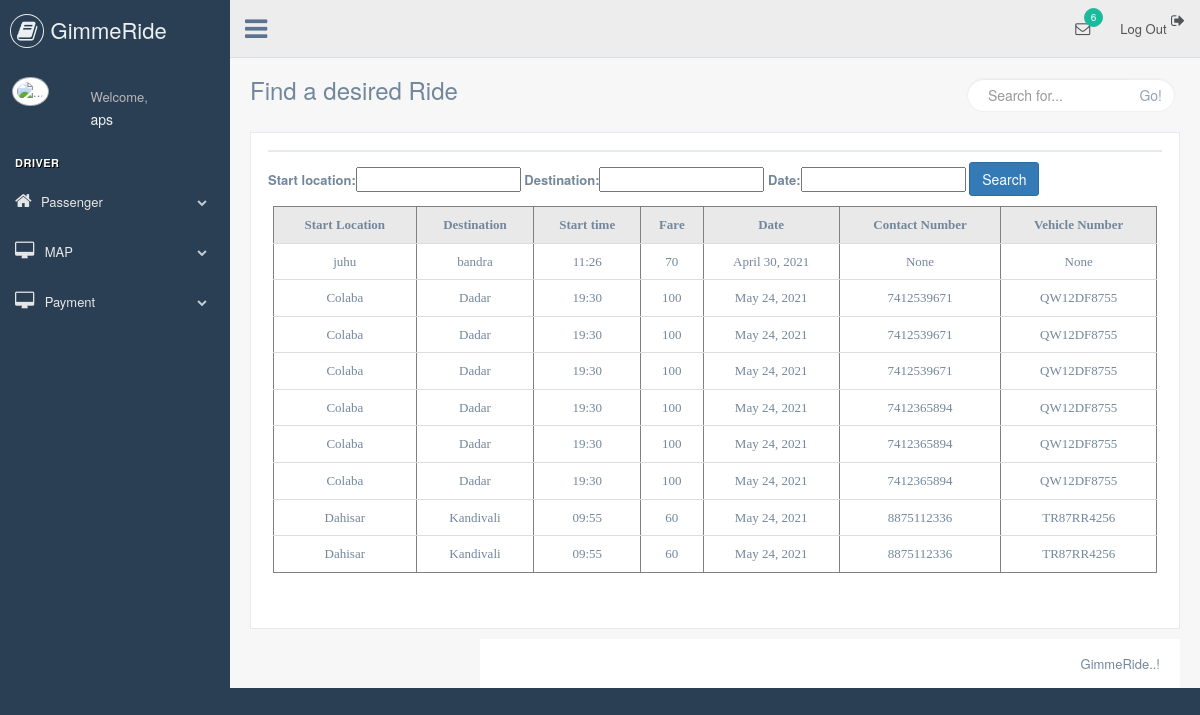
The app's page /driver/bikerender/ (signed in) with its own data.
### driver2/models.py (models this page shows, shortened)
class Bikeformmodel(models.Model):
    user = models.ForeignKey(User,null=True,on_delete=models.CASCADE)
    start_location = models.CharField(max_length=255)
    destination = models.CharField(max_length=255)
    start_time = models.CharField(null=True,max_length=255)
    journey_time = models.CharField(null=True,max_length=255)
    fare = models.IntegerField(null=True)
    date =  models.DateField(null=True)
    capacity = models.IntegerField(default='1',editable=False)
    contact_Number = models.IntegerField(null=True,max_length=10)
    vehicle_Number = models.CharField(null=True,max_length=10)
    license = models.ImageField(null=True,blank=True)

### driver/views.py (the view, shortened to what this page needs)
# urls.py: path('bikerender/', views.bikerender, name="bikerender"),
def bikerender(request):
    form = BikeformmodelForm()
    bikeformmodels = Bikeformmodel.objects.all()
    myfilter2 = Bikeformfilter(request.GET, queryset=bikeformmodels)
    bikeformmodels = myfilter2.qs
    context = {'bikeformmodels':bikeformmodels, 'myfilter2':myfilter2}
    return render(request, 'driver/bikerender.html', context)

### driver/templates/driver/bikerender.html (shortened to what this page needs)
{% load static %}
<!DOCTYPE html>
<html lang="en">
<head>
    <link href="{% static 'css/bootstrap.min.css' %}" rel="stylesheet">
    <link href="{% static 'css/font-awesome.min.css' %}" rel="stylesheet">
    <link href="{% static 'css/nprogress.css' %}" rel="stylesheet">
    <link href="{% static 'css/custom.min.css' %}" rel="stylesheet">
</head>
<body class="nav-md">
<div class="container body">
    <div class="main_container">
        <div class="col-md-3 left_col">
            <div class="left_col scroll-view">
                <div class="navbar nav_title" style="border: 0;">
                    <a href="#" class="site_title"><i class="fa fa-book"></i> <span>GimmeRide</span></a>
                </div>
                <div class="profile clearfix">
                    <div class="profile_pic">
                        <img src="images/img.jpg" alt="..." class="img-circle profile_img">
                    </div>
                    <div class="profile_info">
                        <span>Welcome,</span>
                        <h2>{{request.user}}</h2>
                    </div>
                    <div class="clearfix"></div>
                </div>
                <br/>
                <div id="sidebar-menu" class="main_menu_side hidden-print main_menu">
                    <div class="menu_section">
                        <h3>Driver</h3>
                        <ul class="nav side-menu">
                        <li class="dropdown"><a class="dropdown-toggle" data-toggle="dropdown"><i class="fa fa-home"></i>Passenger<span class="fa fa-chevron-down"></span></a>
                    </li>
                        <li><a href="{% url 'map2' %}"><i class="fa fa-desktop"></i> MAP <span
                                    class="fa fa-chevron-down"></span></a>
                        </li>
                        <li><a href="#"><i class="fa fa-desktop"></i> Payment <span
                                    class="fa fa-chevron-down"></span></a>
                        </li>
                        </ul>
                    </div>
                </div>
            </div>
        </div>
        <div class="top_nav">
            <div class="nav_menu">
                <nav>
                    <div class="nav toggle">
                        <a id="menu_toggle"><i class="fa fa-bars"></i></a>
                    </div>
                    <ul class="nav navbar-nav navbar-right">
                        <li class="">
                                <li><a href="{% url 'logout2' %}"><i class="fa fa-sign-out pull-right"></i> Log Out</a></li>
                        </li>
                        <li role="presentation" class="dropdown">
                            <a href="javascript:;" class="dropdown-toggle info-number" data-toggle="dropdown"
                               aria-expanded="false">
                                <i class="fa fa-envelope-o"></i>
                                <span class="badge bg-green">6</span>
                            </a>
                        </li>
                    </ul>
                </nav>
            </div>
        </div>
        <div class="right_col" role="main">
            <div class="">
                <div class="page-title">
                    <div class="title_left">
                        <h3>Find a desired Ride</h3>
                    </div>
                    <div class="title_right">
                        <div class="col-md-5 col-sm-5 col-xs-12 form-group pull-right top_search">
                            <div class="input-group">
                                <input type="text" class="form-control" placeholder="Search for...">
                    <span class="input-group-btn">
                      <button class="btn btn-default" type="button">Go!</button>
                    </span>
                            </div>
                        </div>
                    </div>
                </div>
                <div class="clearfix"></div>
                <div class="row" style="min-height:500px">
                    <div class="col-md-12 col-sm-12 col-xs-12">
                        <div class="x_panel">
                            <div class="x_title">
                            </div>
                            <div class="card card-body">
                                <form method="get">
                                    {{myfilter2.form}}
                                <button class="btn btn-primary" type="submit">Search</button>
                                </form>
                            <div class="x_content">
                            <div class ="container h-100">
                                <div class="table-responsive">
                                        <table class="table table-hover" align="center" cellpadding="5" cellspacing="0" border="1">
                                            <thead class="thead-dark">
                                                <tr bgcolor="#E9E9E9">
                                                    <td align = "center"><b><font style = "font-family: avenir" >Start Location</font></b></td>
                                                    <td align = "center"><b><font style = "font-family: avenir" >Destination</font></b></td>
                                                    <td align = "center"><b><font style = "font-family: avenir" >Start time</font></b></td>
                                                    <td align = "center"><b><font style = "font-family: avenir" >Fare</font></b></td>
                                                    <td align = "center"><b><font style = "font-family: avenir" >Date</font></b></td>
                                                    <td align = "center"><b><font style = "font-family: avenir" >Contact Number</font></b></td>
                                                    <td align = "center"><b><font style = "font-family: avenir" >Vehicle Number</font></b></td>
                                                </tr>
                                            </thead>
                                            <tbody>
                                                    <tr bgcolor="#FFFFFF">
                                                        <form action="RequestSelectedRideController">
                                                        {% for obj in bikeformmodels %}
                                                        <tr>
                                                        <td align = "center"><font style = "font-family: avenir" >{{obj.start_location}}</font></b></td>
                                                        <td align = "center"><font style = "font-family: avenir" >{{obj.destination}}</font></b></td>
                                                        <td align = "center"><font style = "font-family: avenir" > {{obj.start_time}}</font></b></td>
                                                        <td align = "center"><font style = "font-family: avenir" >{{obj.fare}}</font></b></td>
                                                        <td align = "center"><font style = "font-family: avenir" >{{obj.date}}</font></b></td>
                                                        <td align = "center"><font style = "font-family: avenir" >{{obj.contact_Number}}</font></b></td>
                                                        <td align = "center"><font style = "font-family: avenir" >{{obj.vehicle_Number}}</font></b></td>
                                                        </form>
                                                    </tr>
                                                        {% endfor %}
                                            </tbody>
                                        </table>
                                        <br/>
                                </div>
                            </div>
                        </div>
                    </div>
                </div>
            </div>
        </div>
        <footer>
            <div class="pull-right">
                GimmeRide..!
            </div>
            <div class="clearfix"></div>
        </footer>
    </div>
</div>
</body>
</html>

### records on screen
Bikeformmodel: start_location "juhu", destination "bandra", start_time "11:26", fare "70", date "April 30, 2021", contact_Number "None", vehicle_Number "None"
Bikeformmodel: start_location "Colaba", destination "Dadar", start_time "19:30", fare "100", date "May 24, 2021", contact_Number "7412539671", vehicle_Number "QW12DF8755"
Bikeformmodel: start_location "Colaba", destination "Dadar", start_time "19:30", fare "100", date "May 24, 2021", contact_Number "7412539671", vehicle_Number "QW12DF8755"
Bikeformmodel: start_location "Colaba", destination "Dadar", start_time "19:30", fare "100", date "May 24, 2021", contact_Number "7412539671", vehicle_Number "QW12DF8755"
Bikeformmodel: start_location "Colaba", destination "Dadar", start_time "19:30", fare "100", date "May 24, 2021", contact_Number "7412365894", vehicle_Number "QW12DF8755"
Bikeformmodel: start_location "Colaba", destination "Dadar", start_time "19:30", fare "100", date "May 24, 2021", contact_Number "7412365894", vehicle_Number "QW12DF8755"
Bikeformmodel: start_location "Colaba", destination "Dadar", start_time "19:30", fare "100", date "May 24, 2021", contact_Number "7412365894", vehicle_Number "QW12DF8755"
Bikeformmodel: start_location "Dahisar", destination "Kandivali", start_time "09:55", fare "60", date "May 24, 2021", contact_Number "8875112336", vehicle_Number "TR87RR4256"
Bikeformmodel: start_location "Dahisar", destination "Kandivali", start_time "09:55", fare "60", date "May 24, 2021", contact_Number "8875112336", vehicle_Number "TR87RR4256"

### other values on screen
{{ request.user }} "aps"
